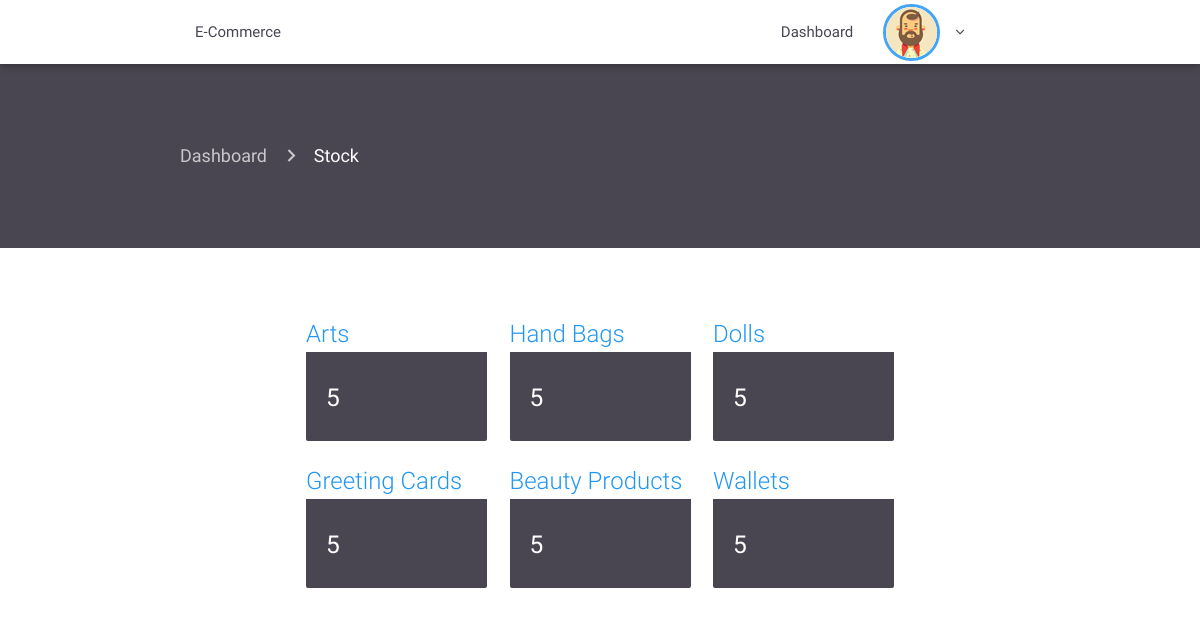
Page /admin/products.php (signed in) on the committed database.
### tables this page shows
CREATE TABLE `category` (
  `id` int(11) NOT NULL,
  `name` varchar(1000) NOT NULL
);

### admin/products.php (the view, shortened to what this page needs)
<?php
 require 'includes/header.php';
 require 'includes/navconnected.php'; ?>
 <div class="container-fluid product-page">
   <div class="container current-page">
      <nav>
        <div class="nav-wrapper">
          <div class="col s12">
            <a href="index.php" class="breadcrumb">Dashboard</a>
            <a href="products.php" class="breadcrumb">Stock</a>
          </div>
        </div>
      </nav>
    </div>
   </div>
   <div class="container stock">
     <div class="container">
       <div class="row">
           <?php
           include '../db.php';
            $querystock = "SELECT
            product.id_category as 'name',
            count(product.id_category) as 'total',
            category.id as 'id_cat',
            category.name as 'name'
            FROM product, category
            WHERE product.id_category = category.id
            GROUP BY category.id";
            $resultstock = $connection->query($querystock);
            if ($resultstock->num_rows > 0) {
              while($rowstock = $resultstock->fetch_assoc()) {
               $id_cat = $rowstock['id_cat'];
               $name = $rowstock['name'];
               $total = $rowstock['total'];
           ?>
           <div class="col s12 m4">
             <div class="card hoverable animated slideInUp wow">
                 <a href="productstock.php?id=<?= $id_cat; ?>&category=<?= $name; ?>">
                 <span class="card-title blue-text"><?= $name; ?>s</span>
                 <div class="card-content">
                 <h5 class="white-text"><?= $total; ?></h5>
               </div>
                 </a>
             </div>
           </div>
         <?php }} ?>
       </div>
     </div>
   </div>
 <?php require 'includes/footer.php'; ?>

### admin/src/css/style.css (style rules this page uses)
.product-page { padding-top: 60px; padding-bottom: 60px; background-color: #494551; }
.product-page nav { background: none; box-shadow: none; }
.stock { padding-bottom: 20px; padding-top: 60px; }
.stock .card { box-shadow: none; }
.stock .card .card-content { background-color: #494551; }

### rows in the picture
category: name "Art", total "5"
category: name "Hand Bag", total "5"
category: name "Doll", total "5"
category: name "Greeting Card", total "5"
category: name "Beauty Product", total "5"
category: name "Wallet", total "5"
